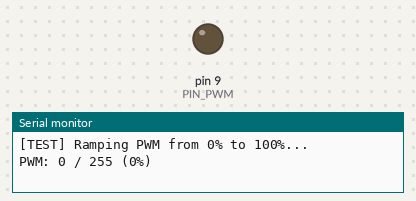
A sketch run on a simulated Arduino Uno, built with avr-gcc and run on an emulated ATmega328P. Parts: output pins drawn as LEDs (lit = HIGH), the last lines printed to the serial monitor.

Above: at 0.05 s.
At 2.75 s:
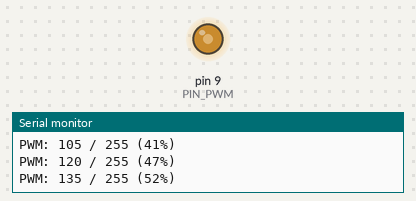
At 5.45 s:
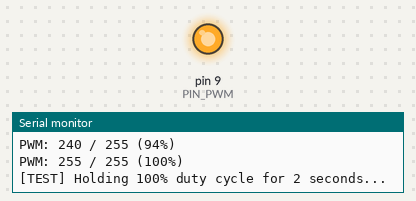
At 10.2 s:
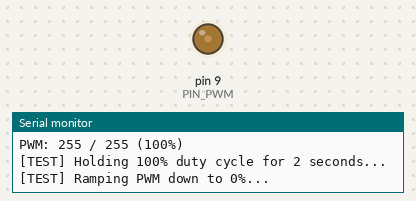
Timing chart, 0 to 18.2 s (numbered marks = the images above):
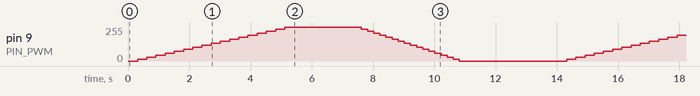

The sketch:

phase3_heater_switching_test.ino
```cpp
/*
 * PET2PRINT - Commissioning Phase 3: TC4420 + IRFZ44N Switching Test
 * Target: Arduino UNO R4 WiFi
 *
 * Purpose:
 * Safely verifies PWM switching of Arduino pin D9 -> TC4420 -> IRFZ44N Gate
 * BEFORE connecting the actual 40W heater cartridge.
 *
 * Safe Setup:
 * Instead of connecting the heater cartridge, connect a 12V test automotive bulb
 * or an LED with a 1kΩ resistor between +12V and the IRFZ44N Drain.
 *
 * Pass Criteria:
 * - Test lamp/LED ramps brightness smoothly with PWM duty cycle.
 * - IRFZ44N remains completely cool to the touch.
 * - MOSFET Gate voltage measures 0V at 0% PWM and ~12V at 100% PWM.
 */

#include <Arduino.h>

#define PIN_PWM 9

void setup() {
    Serial.begin(115200);
    while (!Serial && millis() < 1500);

    Serial.println(F("=== PET2PRINT COMMISSIONING: PHASE 3 GATE DRIVER & MOSFET ==="));
    Serial.println(F("[SAFETY] Connect a low-power 12V test bulb or LED between +12V and MOSFET Drain."));

    pinMode(PIN_PWM, OUTPUT);
    digitalWrite(PIN_PWM, LOW); // Start OFF
}

void loop() {
    Serial.println(F("[TEST] Ramping PWM from 0% to 100%..."));
    for (int pwm = 0; pwm <= 255; pwm += 15) {
        analogWrite(PIN_PWM, pwm);
        Serial.print(F("PWM: ")); Serial.print(pwm);
        Serial.print(F(" / 255 (")); Serial.print((int)((pwm / 255.0) * 100)); Serial.println(F("%)"));
        delay(300);
    }

    Serial.println(F("[TEST] Holding 100% duty cycle for 2 seconds..."));
    delay(2000);

    Serial.println(F("[TEST] Ramping PWM down to 0%..."));
    for (int pwm = 255; pwm >= 0; pwm -= 15) {
        analogWrite(PIN_PWM, pwm);
        delay(200);
    }

    analogWrite(PIN_PWM, 0);
    digitalWrite(PIN_PWM, LOW);
    Serial.println(F("[TEST] OFF state. Holding for 3 seconds. Check gate voltage is 0V."));
    delay(3000);
}
```
